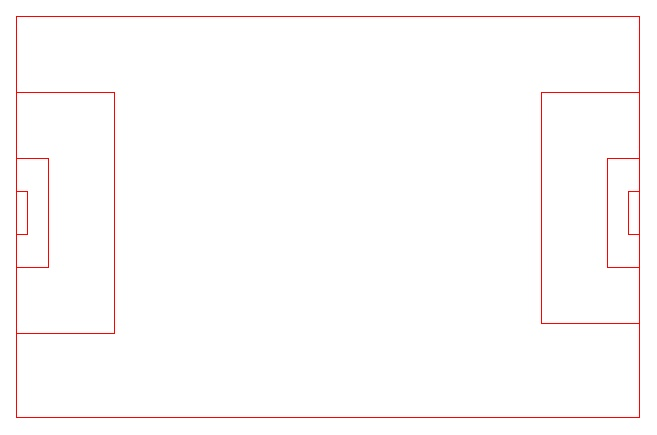
#> input picture Homography/field.jpg, 657 x 435 px, found by its file name
$ python OffSideLine.py
#> lines starting #> are read from the running program, lines starting #| are printed output that depends on the picture; after the words box and inside, x2 and y2 are one past the last pixel; in counts of white or black regions, pixels touching at a corner belong together
import numpy as np
import cv2

pointsImage = np.array([[1,1]])
pointsField = np.array([[1,1]])

def openImage(filename):
#> called with filename = 'field.jpg'
    try:
    	img = cv2.imread(filename,1)
#> img is the input picture: shape (435, 657, 3); mean B, G, R 251.9, 252, 253.6
#> call 2 of openImage, with filename = 'rmVSpsg.jpg'
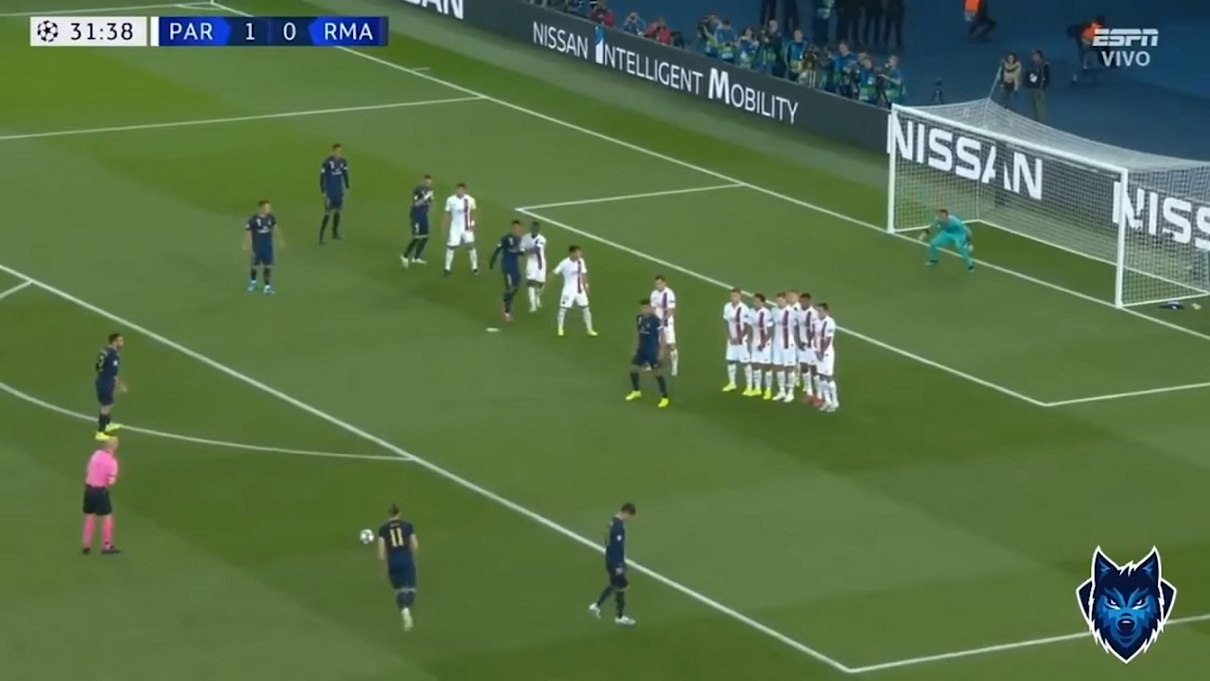
#> input picture Homography/rmVSpsg.jpg, 1210 x 681 px, found by its file name
#> in openImage, img is the input picture: shape (681, 1210, 3); mean B, G, R 71.1, 112.6, 86.7
    except:
        print("Error reading image: ", filename)
        return None
    return img

def SelectFedPoints(field, img):

	global pointsImage
	global pointsField

	cv2.namedWindow('ImagePoints')
	cv2.setMouseCallback('ImagePoints',getPointsImg)
	while(True):
		cv2.imshow('ImagePoints',img)
		k = cv2.waitKey(20) & 0xFF
#> (key Esc is pressed here)
		if k == 27:
			break
	pointsImage = np.delete(pointsImage, 0, 0)


	cv2.namedWindow('FieldPoints')
	cv2.setMouseCallback('FieldPoints',getPointsField)
	while(True):
		cv2.imshow('FieldPoints',field)
		k = cv2.waitKey(20) & 0xFF
#> (key Esc is pressed here)
		if k == 27:
			break
	pointsField = np.delete(pointsField, 0, 0)
	cv2.waitKey(0)
	cv2.destroyAllWindows()

def getPointsImg(event,x,y,flags,param):
    global pointsImage
    if event == cv2.EVENT_LBUTTONUP:
        pointsImage = np.append(pointsImage,[[x,y]], axis = 0)


def getPointsField(event,x,y,flags,param):
    global pointsField
    if event == cv2.EVENT_LBUTTONUP:
        pointsField = np.append(pointsField,[[x,y]], axis = 0)


def main():
	global pointsImage
	global pointsField

	#Read Front View Field Image
	field = openImage("field.jpg")
	#Read the image
	img = openImage("rmVSpsg.jpg")

	#Select feducial Points.
	SelectFedPoints(field, img)

######IMAGE SEGMENTATION###########
	hsvImg = cv2.cvtColor(img, cv2.COLOR_BGR2HSV)
#> hsvImg: shape (681, 1210, 3); mean H, S, V 55.1, 118.9, 115.6
	#Define color ranges
	darkGreen = (40,85, 50)
	lightGreen = (60, 255, 255)
	#Obtain masks
	mask = cv2.inRange(hsvImg, darkGreen, lightGreen)
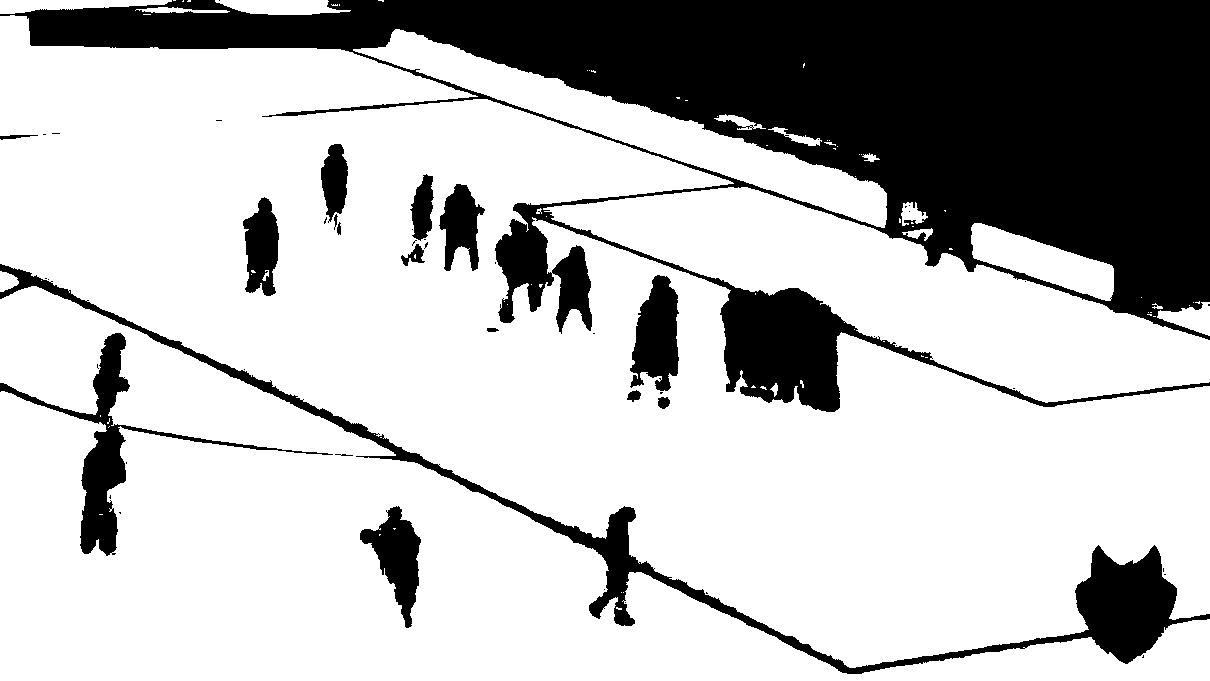
#> mask: shape (681, 1210); 73.4% white; 51 black regions (34 under 20 px), largest, box (x1, y1, x2, y2) and area: (0, 0, 1210, 412) 176858, (0, 264, 1210, 674) 19832, (0, 333, 333, 556) 7096
	mask_inv = cv2.bitwise_not(mask)
	#Apply masks
	#HISTOGRAM BACKPROJECTION CHECAR
	imgWithMask = cv2.bitwise_and(img, img, mask = mask)
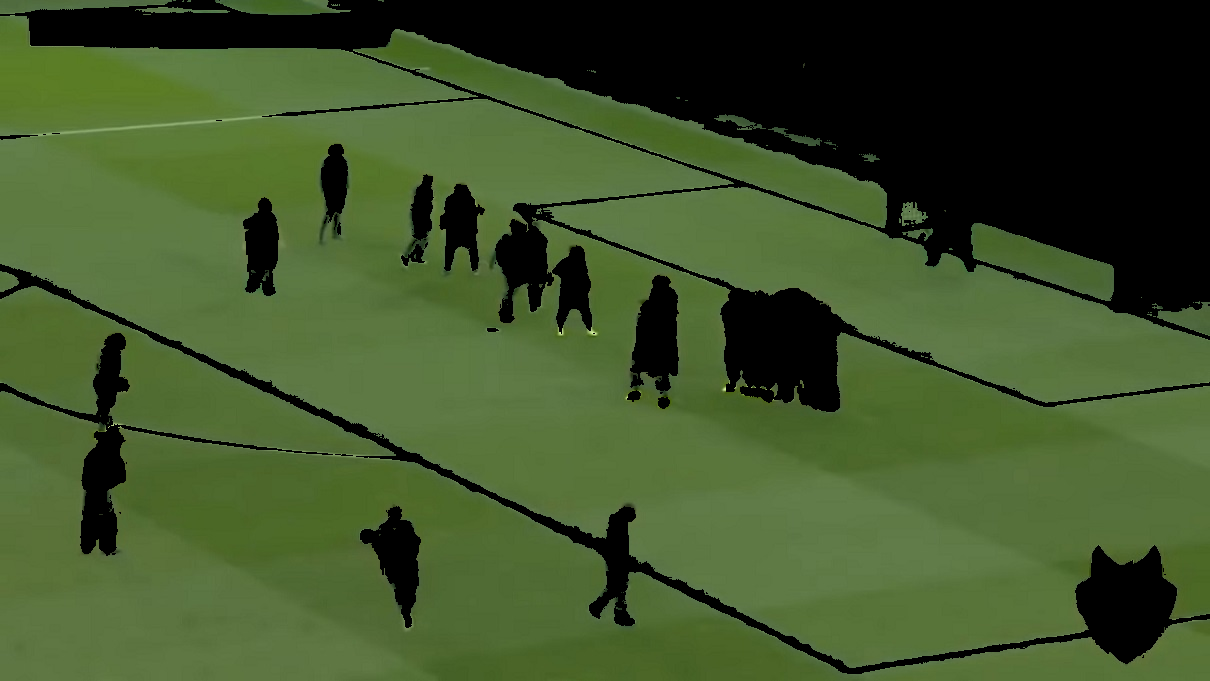
#> imgWithMask: shape (681, 1210, 3); mean B, G, R 42.1, 83.6, 63.5
	imgWithInvMask = cv2.bitwise_and(img, img, mask = mask_inv)
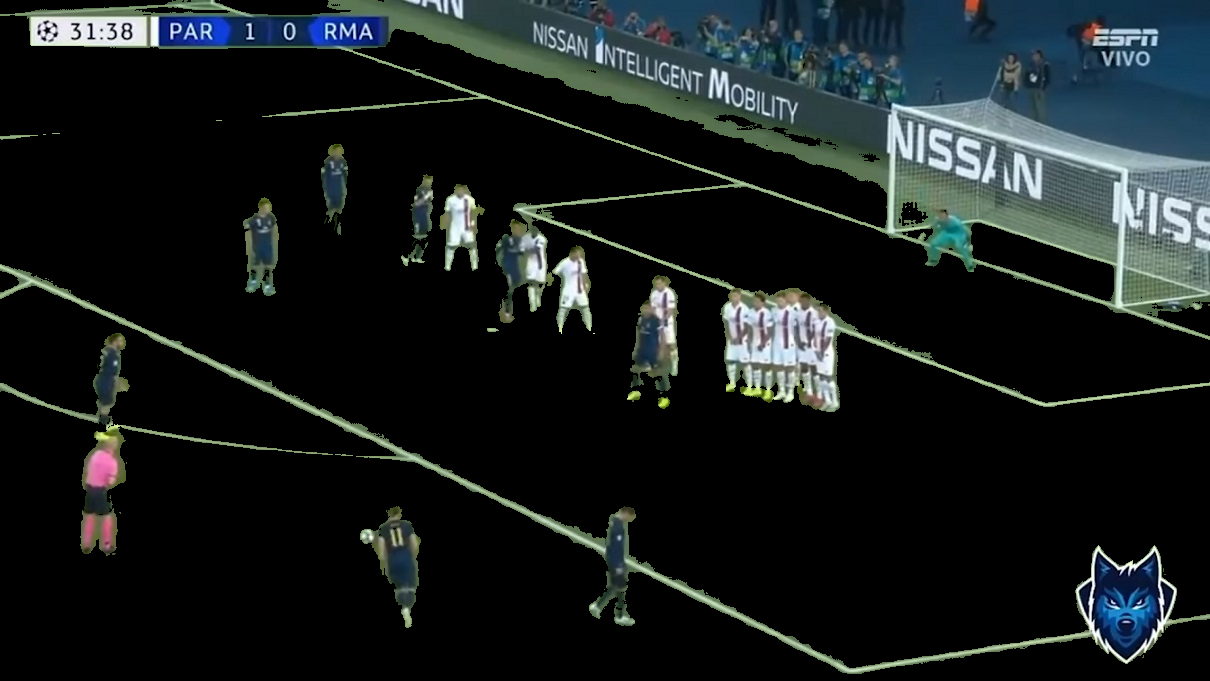
#> imgWithInvMask: shape (681, 1210, 3); mean B, G, R 29, 28.9, 23.2
	cv2.imshow("Maskara", mask_inv)
	cv2.imshow("Mask",imgWithMask)
	cv2.imshow("Mask Inv",imgWithInvMask)
	cv2.waitKey(0)
	cv2.destroyAllWindows()
######Off-side########################
#> (the run stopped early here; a loop or call above may not have finished)
